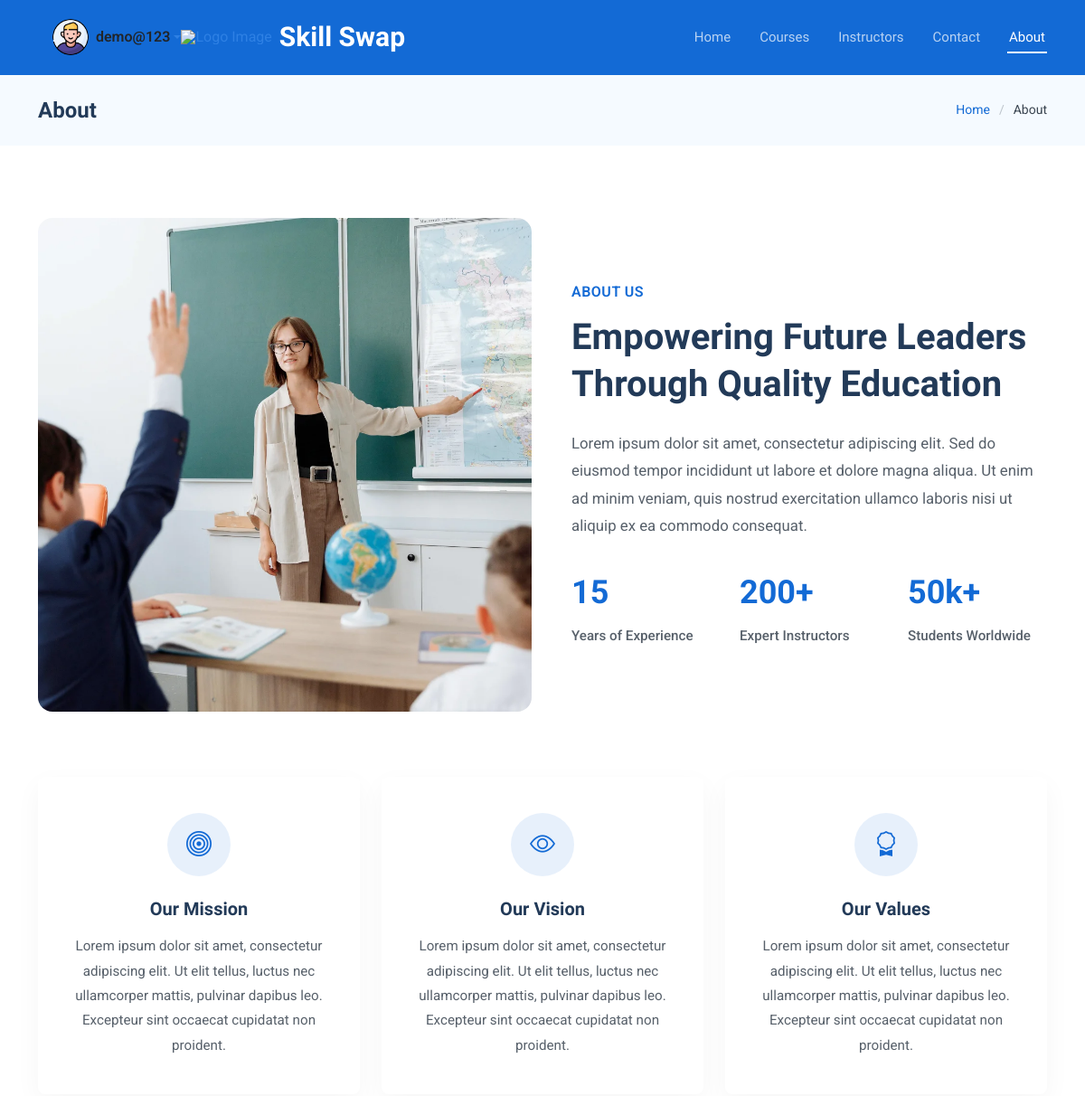
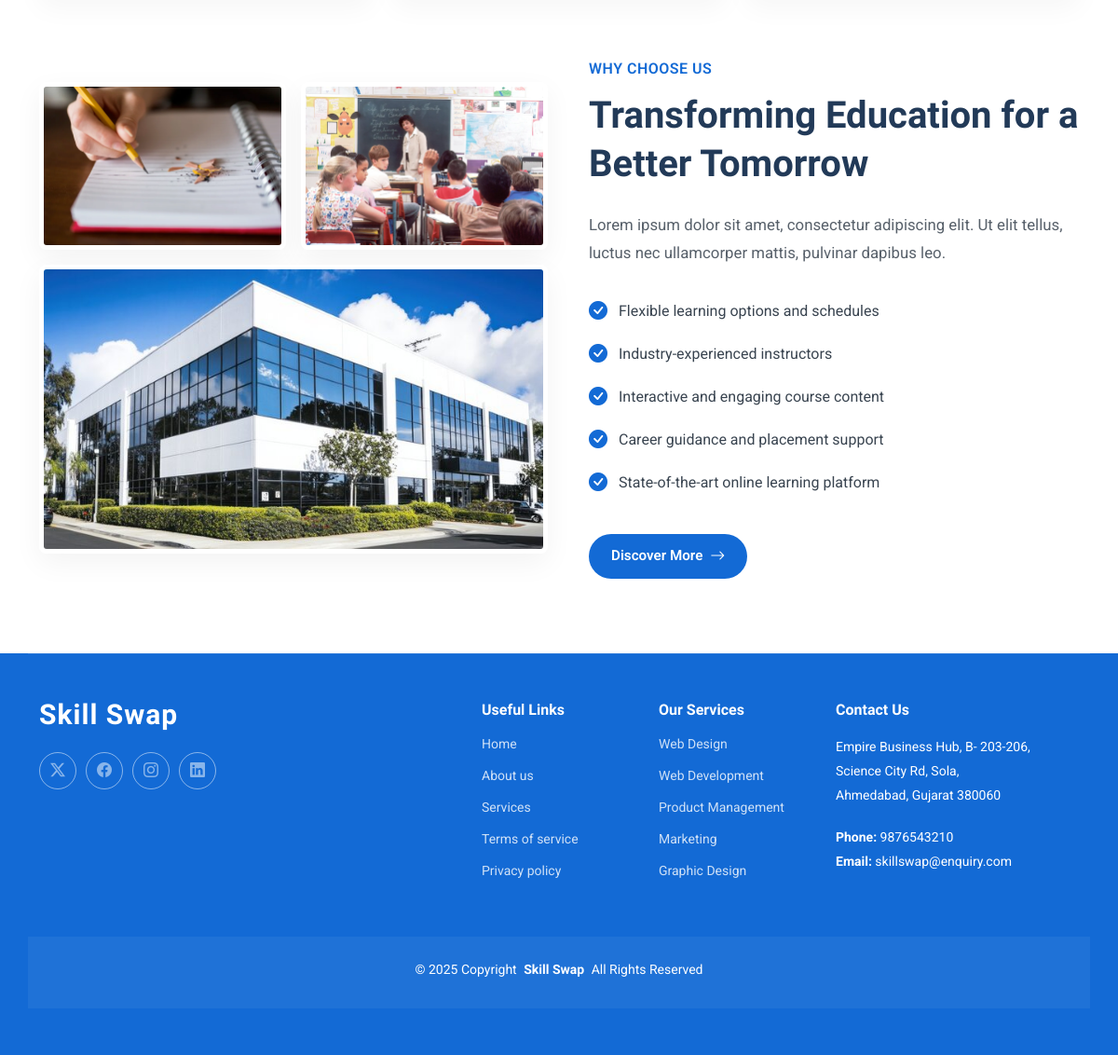
The page /about/ (signed in) on the database its author committed (2 pictures, top to bottom).
### apps/accounts/models.py (models this page shows, shortened)
class User(models.Model):
    class Meta:
        ordering = ['-created_at']
        db_table = 'userprofile'
    YEAR_CHOICES = (
        ('1','First Year'),
        ('2','Second Year'),
        ('3','Third Year'),
        ('4','Fourth Year'),
    )
    GENDER_CHOICES = (
        ('M' , 'Male'),
        ('F' , 'Female'),
        ('O' , 'Other'),
    )
    username = models.CharField(max_length=25,unique=True)
    first_name = models.CharField(max_length=20)
    last_name = models.CharField(max_length=20)
    gender = models.CharField(max_length=10,choices=GENDER_CHOICES)
    profile_pic = models.ImageField(upload_to=profile_images , blank=True , null=True)
    university_name = models.ForeignKey(University,on_delete=models.SET_NULL,null=True)
    personal_email = models.EmailField(unique=True,help_text="Use Your Personal Email Address")
    department = models.ForeignKey(Department,on_delete=models.SET_NULL,null=True,related_name='students')
    branch = models.ForeignKey(Branch,on_delete=models.SET_NULL,null=True,related_name='students')
    year = models.CharField(max_length=20,choices=YEAR_CHOICES)
    bio = models.TextField(max_length=250,blank=True,help_text="Tell Others About Yourself")
    current_password = models.CharField(max_length = 128)
    previous_password = models.CharField(max_length = 128,blank=True,null=True)
    created_at = models.DateTimeField(auto_now_add=True)
    updated_at = models.DateTimeField(auto_now=True)

### apps/core/views.py (the view)
# urls.py: path('about/',views.AboutView,name="about"),
def AboutView(request):
    return render (request , "core/about.html")

### apps/accounts/context_processors.py (called while the page is built)
def custom_user(request):
    user_obj = None
    if request.session.get("user_id"):
        try:
            user_obj = User.objects.get(id=request.session["user_id"])
        except User.DoesNotExist:
            pass
    return {"custom_user": user_obj}

### templates/core/about.html (shortened to what this page needs)
{% extends "layout/base.html" %}
{% load static %}
{% block mainsection %}
    <div class="page-title light-background">
      <div class="container d-lg-flex justify-content-between align-items-center">
        <h1 class="mb-2 mb-lg-0">About</h1>
        <nav class="breadcrumbs">
          <ol>
            <li><a href="{% url 'core:home' %}">Home</a></li>
            <li class="current">About</li>
          </ol>
        </nav>
      </div>
    </div>
    <section id="about" class="about section">
      <div class="container" data-aos="fade-up" data-aos-delay="100">
        <div class="row align-items-center">
          <div class="col-lg-6" data-aos="fade-up" data-aos-delay="200">
            <img src="{%static 'assets/img/education/education-square-2.webp' %}" alt="About Us" class="img-fluid rounded-4">
          </div>
          <div class="col-lg-6" data-aos="fade-up" data-aos-delay="300">
            <div class="about-content">
              <span class="subtitle">About Us</span>
              <h2>Empowering Future Leaders Through Quality Education</h2>
              <p>Lorem ipsum dolor sit amet, consectetur adipiscing elit. Sed do eiusmod tempor incididunt ut labore et dolore magna aliqua. Ut enim ad minim veniam, quis nostrud exercitation ullamco laboris nisi ut aliquip ex ea commodo consequat.</p>
              <div class="stats-row">
                <div class="stats-item">
                  <span class="count">15</span>
                  <p>Years of Experience</p>
                </div>
                <div class="stats-item">
                  <span class="count">200+</span>
                  <p>Expert Instructors</p>
                </div>
                <div class="stats-item">
                  <span class="count">50k+</span>
                  <p>Students Worldwide</p>
                </div>
              </div>
            </div>
          </div>
        </div>
        <div class="row mt-5 pt-4">
          <div class="col-lg-4" data-aos="fade-up" data-aos-delay="200">
            <div class="mission-card">
              <div class="icon-box">
                <i class="bi bi-bullseye"></i>
              </div>
              <h3>Our Mission</h3>
              <p>Lorem ipsum dolor sit amet, consectetur adipiscing elit. Ut elit tellus, luctus nec ullamcorper mattis, pulvinar dapibus leo. Excepteur sint occaecat cupidatat non proident.</p>
            </div>
          </div>
          <div class="col-lg-4" data-aos="fade-up" data-aos-delay="300">
            <div class="mission-card">
              <div class="icon-box">
                <i class="bi bi-eye"></i>
              </div>
              <h3>Our Vision</h3>
              <p>Lorem ipsum dolor sit amet, consectetur adipiscing elit. Ut elit tellus, luctus nec ullamcorper mattis, pulvinar dapibus leo. Excepteur sint occaecat cupidatat non proident.</p>
            </div>
          </div>
          <div class="col-lg-4" data-aos="fade-up" data-aos-delay="400">
            <div class="mission-card">
              <div class="icon-box">
                <i class="bi bi-award"></i>
              </div>
              <h3>Our Values</h3>
              <p>Lorem ipsum dolor sit amet, consectetur adipiscing elit. Ut elit tellus, luctus nec ullamcorper mattis, pulvinar dapibus leo. Excepteur sint occaecat cupidatat non proident.</p>
            </div>
          </div>
        </div>
        <div class="row mt-5 pt-3 align-items-center">
          <div class="col-lg-6 order-lg-2" data-aos="fade-up" data-aos-delay="300">
            <div class="achievements">
              <span class="subtitle">Why Choose Us</span>
              <h2>Transforming Education for a Better Tomorrow</h2>
              <p>Lorem ipsum dolor sit amet, consectetur adipiscing elit. Ut elit tellus, luctus nec ullamcorper mattis, pulvinar dapibus leo.</p>
              <ul class="achievements-list">
                <li><i class="bi bi-check-circle-fill"></i> Flexible learning options and schedules</li>
                <li><i class="bi bi-check-circle-fill"></i> Industry-experienced instructors</li>
                <li><i class="bi bi-check-circle-fill"></i> Interactive and engaging course content</li>
                <li><i class="bi bi-check-circle-fill"></i> Career guidance and placement support</li>
                <li><i class="bi bi-check-circle-fill"></i> State-of-the-art online learning platform</li>
              </ul>
              <a href="#" class="btn-explore">Discover More <i class="bi bi-arrow-right"></i></a>
            </div>
          </div>
          <div class="col-lg-6 order-lg-1" data-aos="fade-up" data-aos-delay="200">
            <div class="about-gallery">
              <div class="row g-3">
                <div class="col-6">
                  <img src="{% static 'assets/img/education/education-1.webp' %}" alt="Campus Life" class="img-fluid rounded-3">
                </div>
                <div class="col-6">
                  <img src="{% static 'assets/img/education/students-3.webp' %}" alt="Student Achievement" class="img-fluid rounded-3">
                </div>
                <div class="col-12 mt-3">
                  <img src="{% static 'assets/img/education/campus-8.jpg' %}" alt="Our Campus" class="img-fluid rounded-3">
                </div>
              </div>
            </div>
          </div>
        </div>
      </div>
    </section>
{% endblock %}

### templates/include/header.html (shortened to what this page needs)
{% load static %}
<header id="header" class="header d-flex align-items-center sticky-top">
  <div
    class="container-fluid container-xl position-relative d-flex align-items-center"
  >
    <a
      href="{% url 'core:home' %}"
      class="logo d-flex align-items-center me-auto"
    >
      <img src="{% static 'assets/img/logo.png' %}" alt="Logo Image" />
      <h1 class="sitename">Skill Swap</h1>
    </a>
    <nav id="navmenu" class="navmenu">
      <ul>
        <li><a href="{% url 'core:home' %}" class="{% if request.resolver_match.url_name == 'home' %} active {% endif %}">Home</a></li>
        <li><a href="{% url 'category_skills:courses' %}" class="{% if request.resolver_match.url_name == 'courses' %} active {% endif %}">Courses</a></li>
        <li>
          <a href="{% url 'category_skills:instructors' %}" class="{% if request.resolver_match.url_name == 'instructors' %} active {% endif %}">Instructors</a>
        </li>
        <li><a href="{% url 'core:contact' %}" class="{% if request.resolver_match.url_name == 'contact' %} active {% endif %}">Contact</a></li>
        <li><a href="{% url 'core:about' %}" class="{% if request.resolver_match.url_name == 'about' %} active {% endif %}">About</a></li>
      </ul>
    </nav>
   {% if custom_user %}
<div class="dropdown ms-3">
  <a class="d-flex align-items-center text-decoration-none dropdown-toggle"
     href="#"
     id="userDropdown"
     role="button"
     data-bs-toggle="dropdown"
     aria-expanded="false">
    {% if custom_user.profile_pic %}
      <img src="{{ custom_user.profile_pic.url }}" alt="Profile Picture"
           class="rounded-circle me-2"
           style="width: 40px; height: 40px; object-fit: cover;" />
    {% else %}
      <img src="{% static 'assets/img/default-avatar.webp' %}" alt="Default Avatar"
           class="rounded-circle me-2"
           style="width: 40px; height: 40px; object-fit: cover;" />
    {% endif %}
    <span class="fw-semibold text-dark">{{ custom_user.username }}</span>
  </a>
</div>
    {% else %}
      <a class="btn-getstarted" data-bs-toggle="modal" data-bs-target="#openloginModal" href="">Login</a>
    {% endif %}
</header>

### rows shown on the page
User: profile_pic (picture), username "demo@123"
